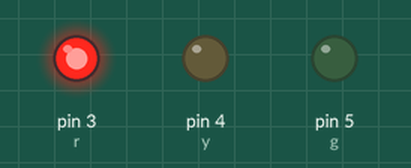
This sketch was run on a simulated Arduino Uno, built with avr-gcc and run on an emulated ATmega328P. Shown: output pins drawn as LEDs (lit = HIGH).

Above: at 3.0 s.
At 6.2 s:
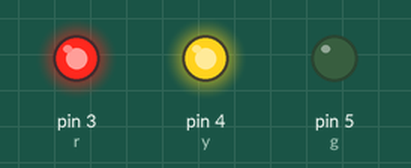
At 9.0 s:
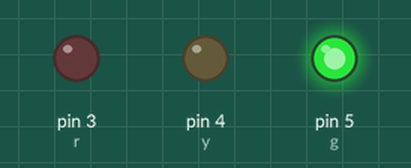
Timing chart, 0 to 15.0 s (numbered marks = the images above):
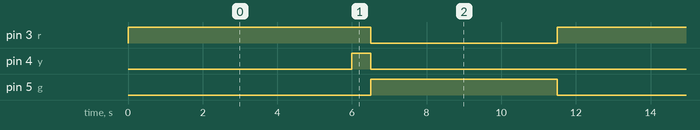

The sketch:

sketch_sep1a.ino
```cpp
int r=3;
int y= 4;
int g = 5;
void setup() {
  pinMode(r ,OUTPUT);
pinMode(y ,OUTPUT);
pinMode(g ,OUTPUT);

  }


void loop() {
  // Nothing here
  digitalWrite(r, HIGH);
    delay(5000);
    digitalWrite(r, HIGH);
    delay(1000);
     digitalWrite(y, HIGH);
    delay(500);
    digitalWrite(r,LOW);
     digitalWrite(y,LOW);
     digitalWrite(g,HIGH);
     delay(5000);
      digitalWrite(g,LOW);


     }
```

Measured:
- by itself, pin 3 (r): alternates HIGH for 6.5 s and LOW for 5.0 s
- by itself, pin 4 (y): alternates HIGH for 0.50 s and LOW for 11.0 s
- by itself, pin 5 (g): alternates HIGH for 5.0 s and LOW for 6.5 s
